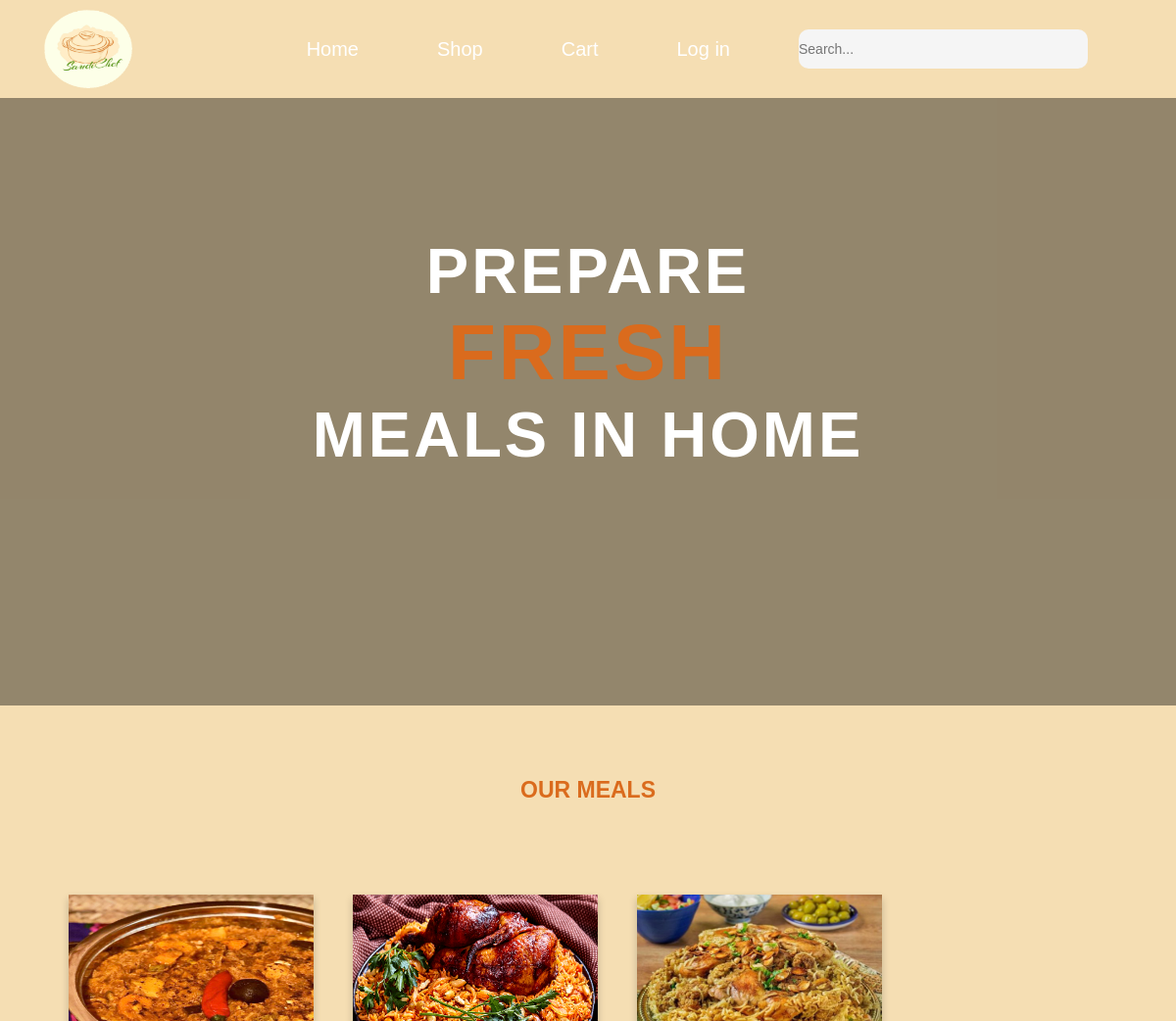
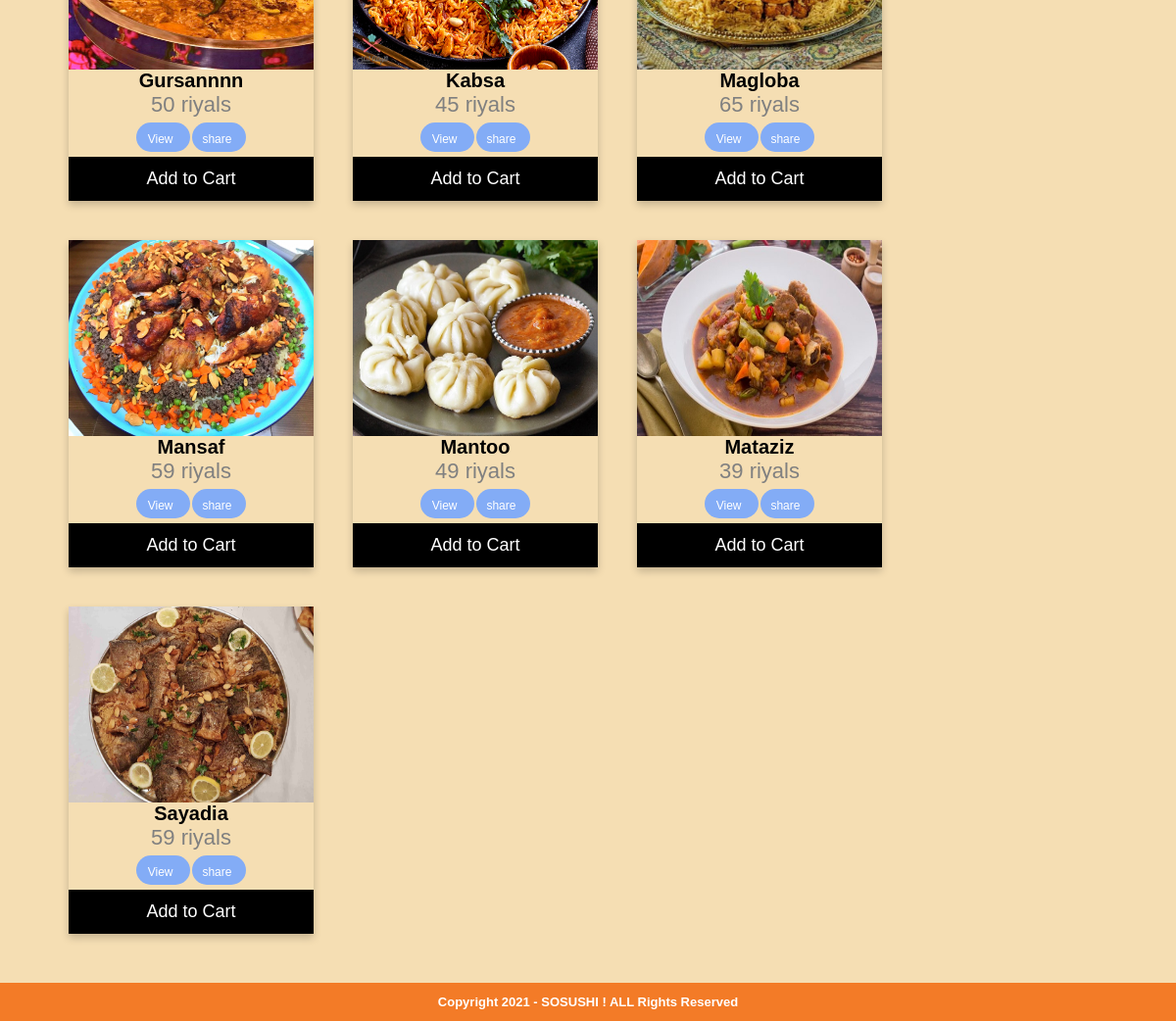
Screenshot of /Shop.php with the database file from the repository (2 pictures, top to bottom).
### tables this page shows
CREATE TABLE `meal` (
  `title` varchar(20) NOT NULL,
  `img_url` varchar(40) NOT NULL,
  `description` varchar(2000) NOT NULL,
  `ingredients` varchar(2000) NOT NULL,
  `recipe` varchar(4000) NOT NULL,
  `c1` varchar(30) NOT NULL,
  `c2` varchar(30) NOT NULL,
  `c3` varchar(30) NOT NULL,
  `c4` varchar(30) NOT NULL,
  `price` int(30) NOT NULL,
  `quantity` int(100) NOT NULL,
  `custom` varchar(1000) NOT NULL
);

### Shop.php (the view, shortened to what this page needs)
<html>
<head>
    <link rel="stylesheet" href="css/css.css">
</head>
<body id='body'>
    <section class="header">
        <nav class="navbar">
            <div class="navbar-box">
                <img src="images/logo1.PNG" alt="logo">
            </div>
            <div class="navbar-list">
                <ul>
                    <li class="navbar-item active"> <a class="navbar-link" href="Homepage.html">Home</a> </li>
                    <li class="navbar-item"> <a class="navbar-link" href="Shop.php">Shop</a></li>
                    <li class="navbar-item"> <a class="navbar-link" href="cart.php">Cart</a> </li>
                    <li class="navbar-item"> <a class="navbar-link" href="adminlogin.php">Log in</a> </li>
                    <li class="navbar-item"> <div class="header-search"> <input type="text" class="header-search input" placeholder="Search..." id="search-item" onkeyup="search()"> </div></li>
                </ul>
            </div>
        </nav>
        <div>
            <div class="video">
                <video loop muted autoplay id="video">
                    <source src="images/video.mp4" type="video/mp4">
                </video>
            </div>
            <div class="header-box">
                <h1 class="heading-primary">
                    Prepare <br> <span id="sushi">FRESH </span> <br> meals in home
                </h1>
            </div>
        </div>
    </section>
    <br />
    <br />
    <br />
    <div class="section-title">
        <h2>Our Meals</h2>
    </div>
    <br>
    <br>
    <br>
<div class="product-list" id="product-list">
    <div class="row">
          <?php
              include_once 'connection.php';
              $sql = "SELECT * FROM meal";
              $result = mysqli_query($connection, $sql);
                    while($row = mysqli_fetch_assoc($result))
                    {
                    ?>
		   <div class = "product">
            <div class="card">
                <img src="<?php echo $row['img_url']; ?>" alt="<?php echo $row['title']; ?>" style="width:250px; height: 200px;">
                <h1><?php echo $row['title']; ?></h1>
                <div>
				<p class="price"><?php echo $row['price']." riyals"; ?></p>
                <a href="view.php?title=<?php echo $row['title']; ?>"   id="buttonS" >View</a>
               <a href="http://www.facebook.com/sharer/sharer.php?s=100&p%5Btitle%5D=TITLE&p%5Bsummary%5D=DESC&p%5Burl%5D=URL&p%5Bimages%5D%5B0%5D=IMG_PATH" target="_blank" onclick="return Share.me(this);" id="buttonS">share</a>
				</div>
                <p><a href="cart.php?title=<?php echo $row['title'];?>"><button>Add to Cart</button></a></p>
              </div>
</div>
         <?php
                    }
                ?>
        </div>
    </div>
    <footer>Copyright 2021 - SOSUSHI ! ALL Rights Reserved</footer>
</body>
</html>

### css/css.css (style rules this page uses)
*, *:before, *:after { padding: 0; margin: 0; box-sizing: border-box; }
.active { background-color: wheat; color: white; }
html { font-size: 62.5%; }
body { font-family: 'popons', sans-serif; background-color: wheat; overflow-x: hidden; justify-content: center; }
footer { background-color: #f37b27; color: white; font-size: small; font-weight: bold; text-align: center; line-height: 3em; width: 100%; Height: auto; padding: 0%; margin: 0% }
.header { height: 90vh; position: relative; }
.navbar { background-color: wheat; display: flex; justify-content: space-between; background-color: wheat; height: 100px; width: 100%; align-items: center; padding: 0 40px; z-index: 10; position: fixed; }
.navbar-box img { margin: .5rem; height : 80px; width: 90px; padding: 0; float: left; }
.navbar-list { float: right; margin-right: 20px; list-style: none; font-size: 2rem; }
.navbar-list ul { display: flex; margin: 0; padding: 0; }
.navbar-list li { list-style: none; }
.navbar-item { display: inline-block; line-height: 80px; margin: 0 30px; }
.navbar-link:visited, .navbar-link:link { text-decoration: none; color:white; padding: 1rem; display: block; transition: all .2s ease; }
.video { width: 100%; height: 100%; background-color: rgba(0,0,0,.4); position: absolute; bottom: 0; right: 0; }
#video { width: 100%; height: 100%; object-fit: cover; position: relative; z-index: -1; }
.header-box { position: absolute; top: 50%; left: 50%; transform: translate(-50%, -50%); text-align: center; text-transform: uppercase; color: white; }
.heading-primary { font-size: 6.5rem; font-weight: 600; letter-spacing: 3px; }
#sushi { color: #da6b1d; font-weight: 800; font-size: 8rem; }
.row { display: flex; flex-wrap: wrap; align-content: space-between; padding: 30px; margin-left: 20px; }
.section-title { font-family: 'popons', sans-serif; font-size: 25px; font-weight: bold; text-align: center; margin: auto; color: #da6b1d; text-align: center; }
.card { box-shadow: 0 4px 8px 0 rgba(0, 0, 0, 0.2); max-width: 300px; text-align: center; font-family: arial; margin: 20px; }
.price { color: grey; font-size: 22px; }
.card button { border: none; outline: 0; padding: 12px; color: white; background-color: #000; text-align: center; cursor: pointer; width: 100%; font-size: 18px; }
#buttonS { width: 55px; height: 30px; display: inline-block; padding: 10px 15px 10px 10px; font-size: 12px; cursor: pointer; text-align: center; text-decoration: none; outline: none; color: #fff; background-color: #83acf6; border: none; border-radius: 15px; margin-top: 5px; margin-bottom: 5px; }
.header-search { width: 295px; height: 40px; background: #f5f5f5; text-align: left; margin-top: 30px; border-radius: 10px; }
.header-search input { width: 195px; height: 40px; background: none; border: none; display: flex; color: #999; font-size: 14px; text-align: left; outline: #fff; }
h2 { text-align: center; font-size: 23px; font-weight: 600; text-transform: uppercase; display: inline-block; margin: 40px 8px 10px 8px; }
* { box-sizing: border-box; }

### rows the page displays
meal: img_url (picture), title "Gursannnn", price "50"
meal: img_url (picture), title "Kabsa", price "45"
meal: img_url (picture), title "Magloba", price "65"
meal: img_url (picture), title "Mansaf", price "59"
meal: img_url (picture), title "Mantoo", price "49"
meal: img_url (picture), title "Mataziz", price "39"
meal: img_url (picture), title "Sayadia", price "59"
